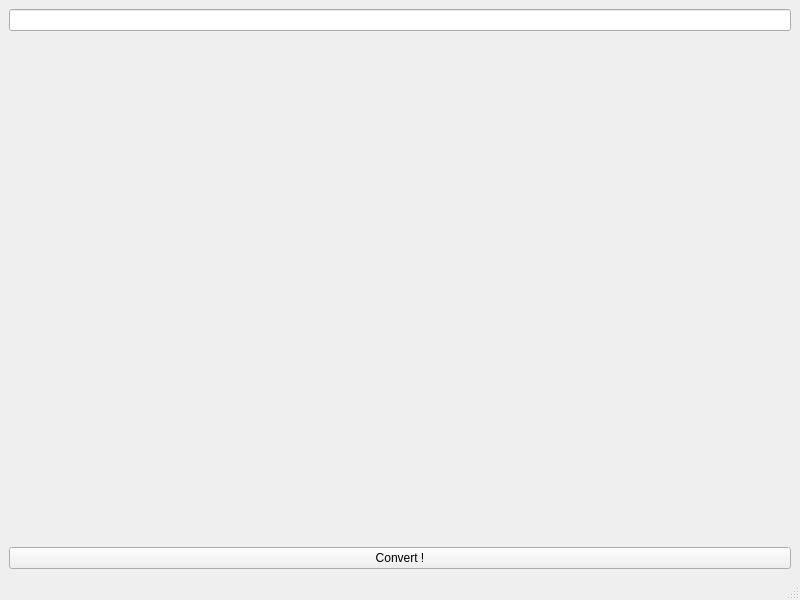
<?xml version="1.0" encoding="UTF-8"?>
<ui version="4.0">
 <class>MainWindow</class>
 <widget class="QMainWindow" name="MainWindow">
  <property name="geometry">
   <rect>
    <x>0</x>
    <y>0</y>
    <width>800</width>
    <height>600</height>
   </rect>
  </property>
  <property name="windowTitle">
   <string>MainWindow</string>
  </property>
  <widget class="QWidget" name="centralwidget">
   <layout class="QVBoxLayout" name="verticalLayout">
    <item>
     <widget class="QLineEdit" name="edtDec"/>
    </item>
    <item>
     <widget class="QLabel" name="lblBinary">
      <property name="text">
       <string/>
      </property>
     </widget>
    </item>
    <item>
     <widget class="QLabel" name="lblHex">
      <property name="text">
       <string/>
      </property>
     </widget>
    </item>
    <item>
     <widget class="QPushButton" name="btnGo">
      <property name="text">
       <string>Convert !</string>
      </property>
     </widget>
    </item>
   </layout>
  </widget>
  <widget class="QMenuBar" name="menubar">
   <property name="geometry">
    <rect>
     <x>0</x>
     <y>0</y>
     <width>800</width>
     <height>22</height>
    </rect>
   </property>
  </widget>
  <widget class="QStatusBar" name="statusbar"/>
 </widget>
 <resources/>
 <connections/>
</ui>
